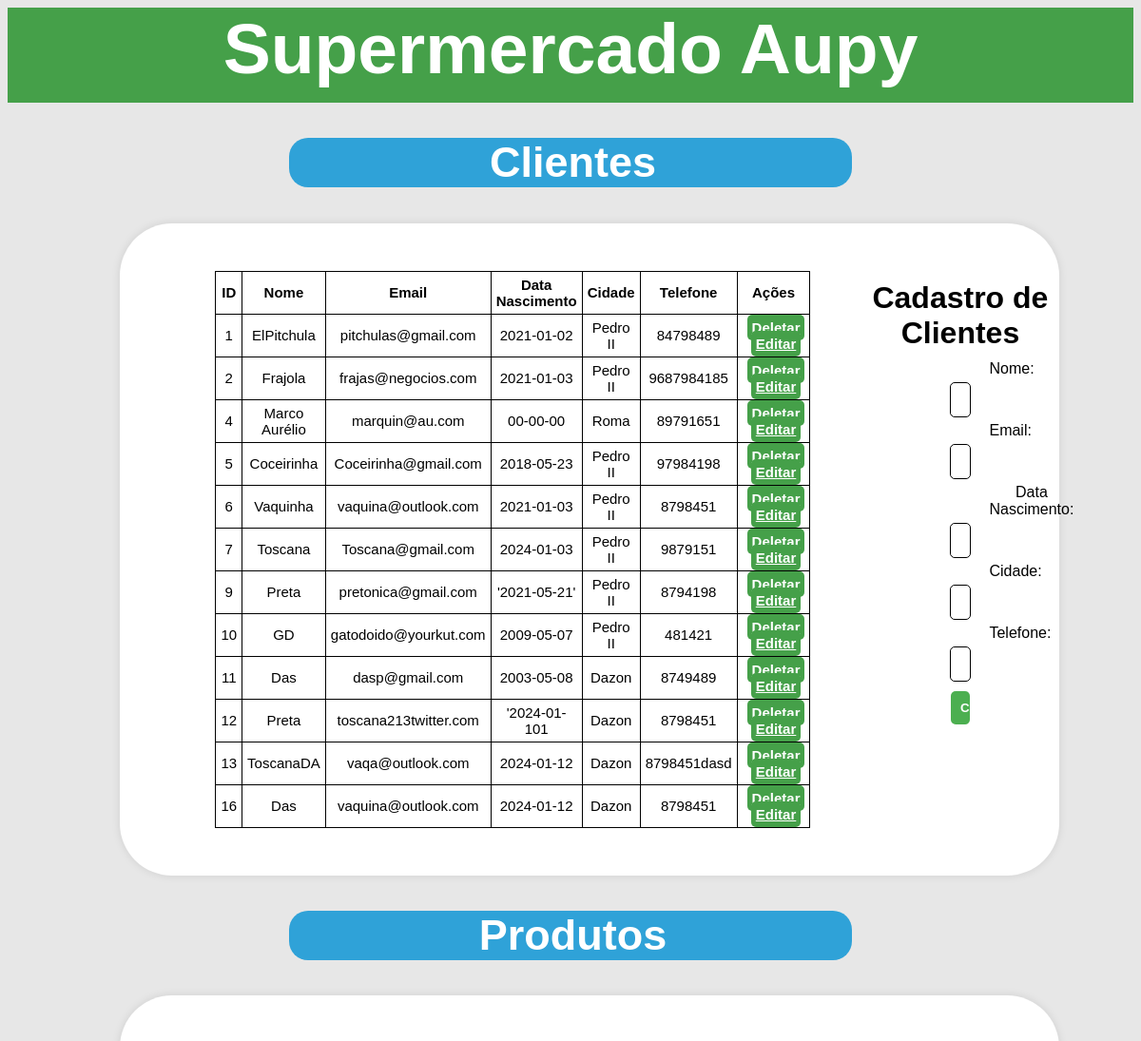
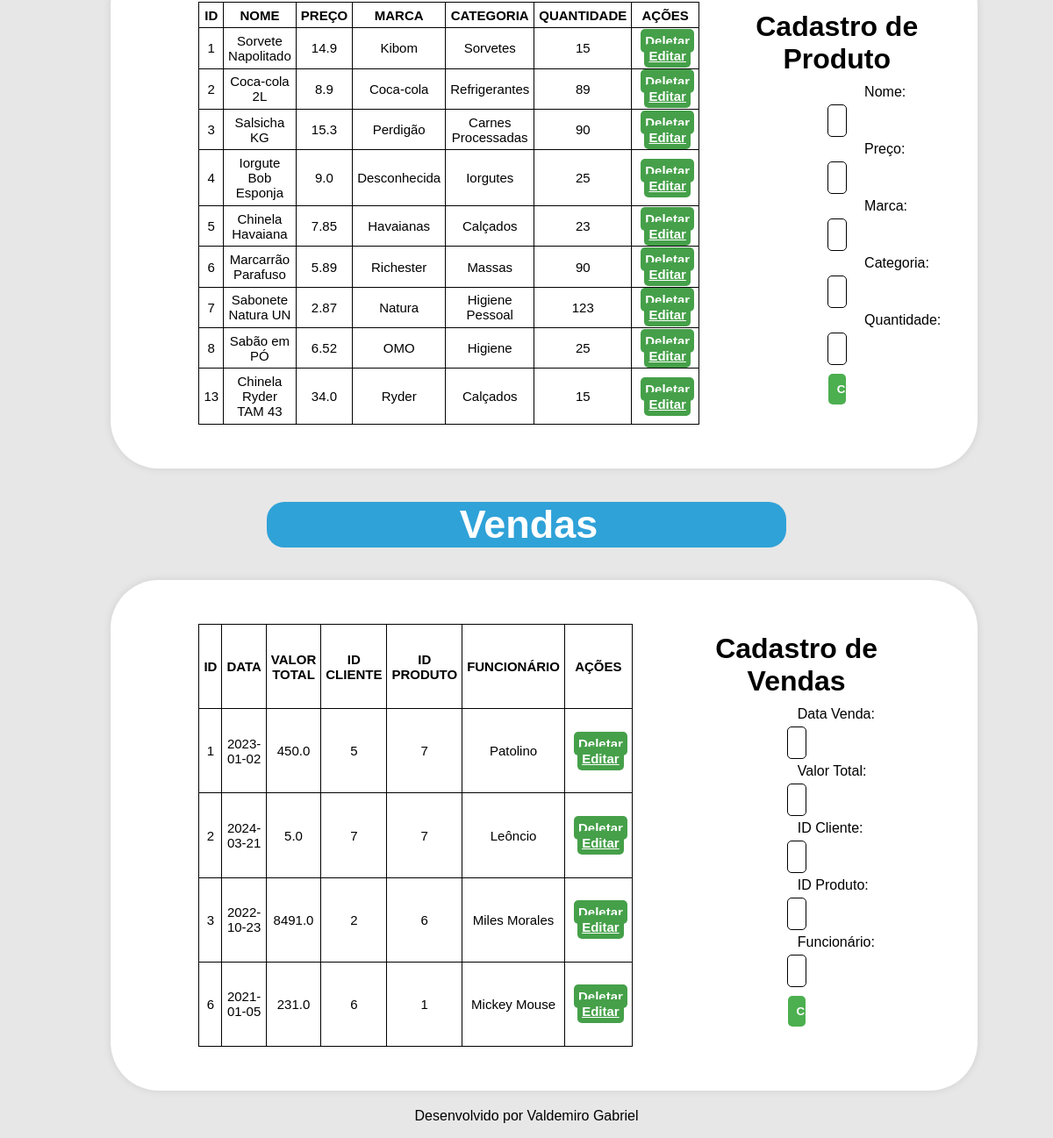
Before: / with the older database file (2 pictures, top to bottom).
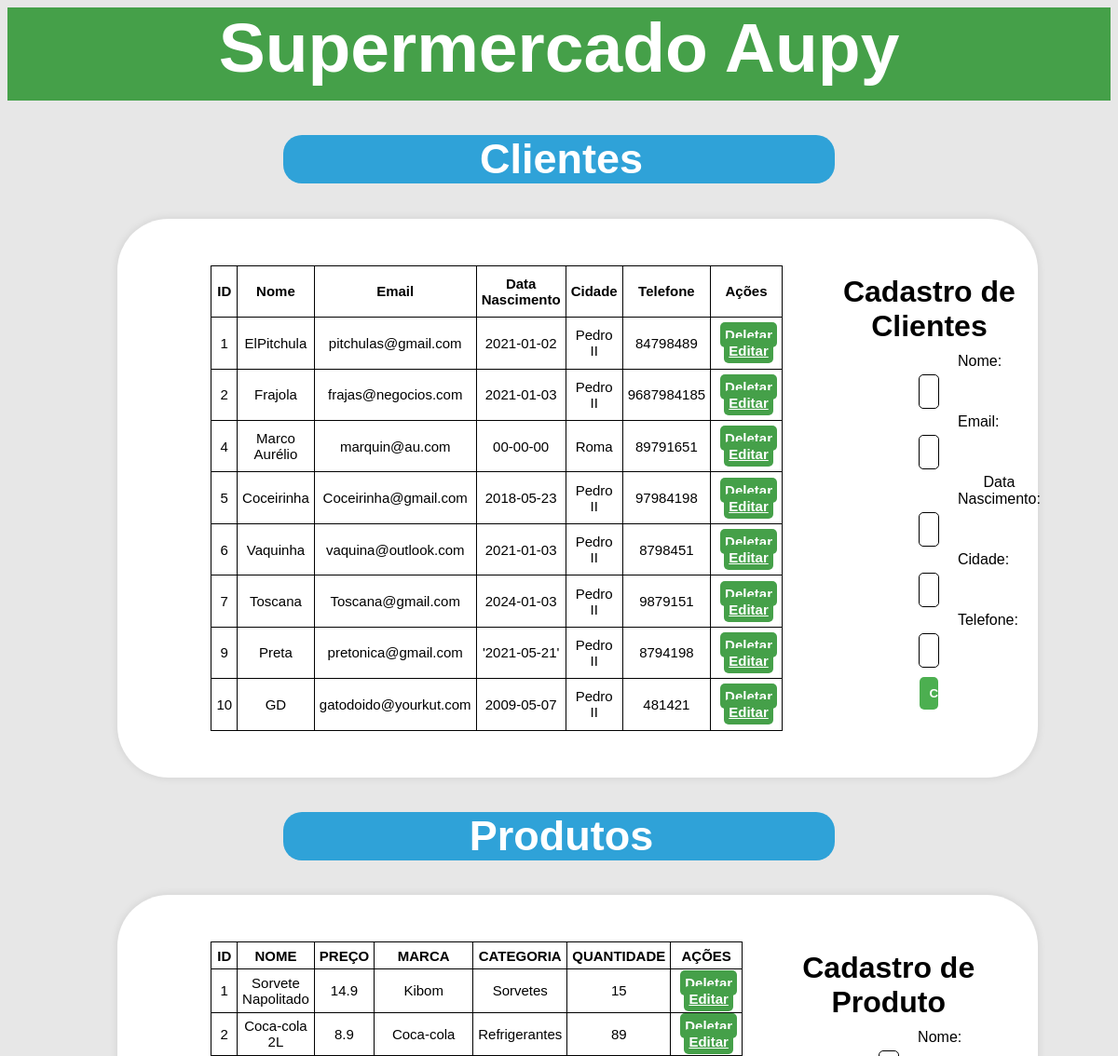
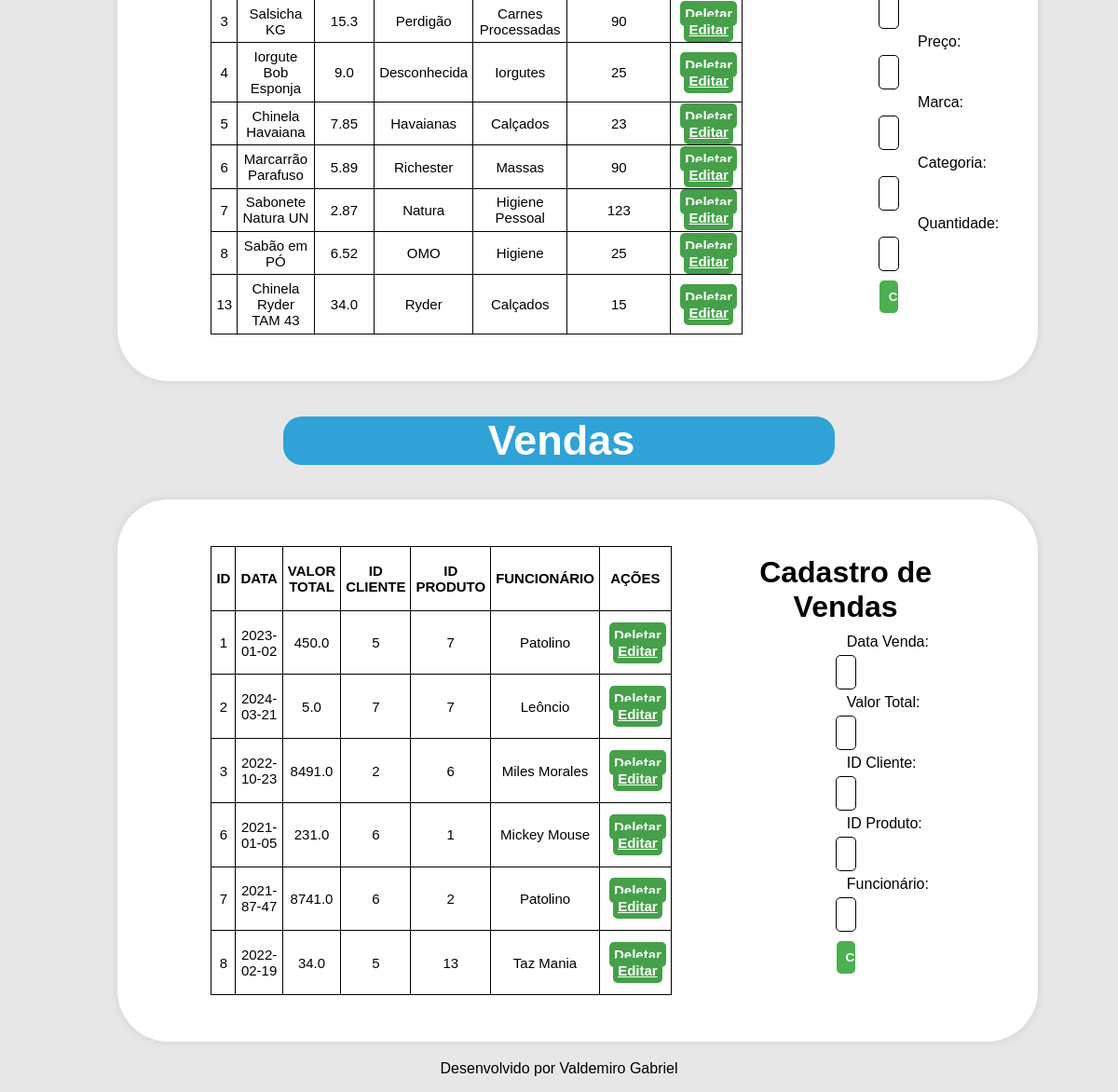
After: the same page with the newer database file (2 pictures, top to bottom).
### tables this page shows
CREATE TABLE cliente (
                        idcliente INTEGER PRIMARY KEY AUTOINCREMENT,
                        nome TEXT NOT NULL,
                        email TEXT,
                        data_nasc DATE,
                        cidade TEXT,
                        telefone TEXT
                );

CREATE TABLE produto(
                        idprod INTEGER PRIMARY KEY AUTOINCREMENT,
                        nome TEXT NOT NULL,
                        preco REAL NOT NULL,
                        marca TEXT NOT NULL,
                        categoria TEXT NOT NULL,
                        qtd INTEGER NOT NULL
                );

CREATE TABLE venda(
                idvenda INTEGER PRIMARY KEY AUTOINCREMENT,
                data_venda DATE NOT NULL,
                valor_total REAL NOT NULL,
                idcliente INTEGER,
                idprod INTEGER,
                nomeFunc TEXT,
                FOREIGN KEY (idcliente) references cliente(idcliente),
                FOREIGN KEY (idprod) references produto(idprod)
    );

### app.py (the view)
@app.route('/')
def home():
  banco = sqlite3 .connect('vendas.db')
  cursor = banco.cursor()
  cursor.execute('SELECT * FROM cliente')
  cliente = cursor.fetchall()
  cursor.execute('SELECT * FROM produto')
  produto = cursor.fetchall()
  cursor.execute('SELECT * FROM venda')
  venda = cursor.fetchall()
  banco.close()
  return render_template('home.html', cliente = cliente, produto = produto, venda = venda)

### templates/home.html (shortened to what this page needs)
<!DOCTYPE html>
<html lang="en">
<head>
    <link rel="stylesheet" type="text/css" href="{{ url_for('static', filename='css/style.css') }}">
</head>
<body>
    <header>
        <h1>Supermercado Aupy</h1>
    </header>
    <div class="container">
        <div class="title"><h2>Clientes</h2></div>
        <div class="table-div">
            <table class="tables">
                    <tr>
                        <th>ID</th>
                        <th>Nome</th>
                        <th>Email</th>
                        <th>Data Nascimento</th>
                        <th>Cidade</th>
                        <th>Telefone</th>
                        <th>Ações</th>
                    </tr>
                    {% for row in cliente %}
                    <tr>
                        <td>{{row[0]}}</td>
                        <td>{{row[1]}}</td>
                        <td>{{row[2]}}</td>
                        <td>{{row[3]}}</td>
                        <td>{{row[4]}}</td>
                        <td>{{row[5]}}</td>
                        <td>
                            <div class="buttons-table">
                                <a href="{{url_for('delCliente', id=row[0])}}" id="del">Deletar</a>
                                <a href="{{url_for('editarCliente', id=row[0])}}"id="edit">Editar</a>
                            </div>
                        </td>
                    </tr>
                    {% endfor %}
            </table>
            <form method="POST" action="{{url_for('cadCliente')}}" class="form">
                <h1>Cadastro de Clientes</h1>
                <label for="Nome" name="nomeCliente">Nome:</label>
                <input type="text" name="nomeCliente" required><br>
                <label for="Email" name="emailCliente">Email:</label>
                <input type="text" name="emailCliente" required><br>
                <label for="Data Nasc" name="dataCliente">Data Nascimento:</label>
                <input type="text" name="dataCliente" required><br>
                <label for="Cidade" name="cidadeCliente">Cidade:</label>
                <input type="text" name="cidadeCliente" required><br>
                <label for="Nome" name="telCliente">Telefone:</label>
                <input type="tel" name="telCliente" required><br>
                <input type="submit" value="CADASTRAR">
            </form>
        </div>
        <div class="title"><h2>Produtos</h2></div>
        <div class="table-div">
            <table class="tables">
                <tr>
                    <th>ID</th>
                    <th>NOME</th>
                    <th>PREÇO</th>
                    <th>MARCA</th>
                    <th>CATEGORIA</th>
                    <th>QUANTIDADE</th>
                    <th>AÇÕES</th>
                </tr>
                {% for row in produto %}
                <tr>
                    <td>{{row[0]}}</td>
                    <td>{{row[1]}}</td>
                    <td>{{row[2]}}</td>
                    <td>{{row[3]}}</td>
                    <td>{{row[4]}}</td>
                    <td>{{row[5]}}</td>
                    <td>
                        <div class="buttons-table">
                            <a href="{{url_for('delProduto', id=row[0])}}" id="del">Deletar</a>
                            <a href="{{url_for('editarProduto', id=row[0])}}" id="edit">Editar</a>
                        </div>
                    </td>
                </tr>
                {% endfor %}
            </table>
            <form method="post" action="{{url_for('cadProduto')}}" class="form">
                <h1>Cadastro de Produto</h1>
                <label for="Nome" name="nomeProduto">Nome:</label>
                <input type="text" name="nomeProduto" required>
                <label for="Preço" name="preco">Preço:</label>
                <input type="text" name="preco" required>
                <label for="Marca" name="marca">Marca:</label>
                <input type="text" name="marca" required>
                <label for="Categoria" name="categoria">Categoria:</label>
                <input type="text" name="categoria" required>
                <label for="Quantidade" name="quantidade">Quantidade:</label>
                <input type="tel" name="quantidade" required><br>
                <input type="submit" value="CADASTRAR">
            </form>
        </div>
        <div class="title"><h2>Vendas</h2></div>
        <div class="table-div">
            <table class="tables">
                <tr>
                    <th>ID</th>
                    <TH>DATA</TH>
                    <TH>VALOR TOTAL</TH>
                    <TH>ID CLIENTE</TH>
                    <TH>ID PRODUTO</TH>
                    <TH>FUNCIONÁRIO</TH>
                    <TH>AÇÕES</TH>
                </tr>
                {% for row in venda %}
                <tr>
                    <td>{{row[0]}}</td>
                    <td>{{row[1]}}</td>
                    <td>{{row[2]}}</td>
                    <td>{{row[3]}}</td>
                    <td>{{row[4]}}</td>
                    <td>{{row[5]}}</td>
                    <td>
                        <div class="buttons-table">
                            <a href="{{url_for('delVenda', id=row[0])}}" id="del">Deletar</a>
                            <a href="{{url_for('editarVenda', id=row[0])}}" id="edit">Editar</a>
                        </div>
                    </td>
                </tr>
                {% endfor %}
            </table>
            <form method="post" action="{{url_for('cadVenda')}}" class="form">
                <h1>Cadastro de Vendas</h1>
                <label for="Data" name="dataVenda">Data Venda:</label>
                <input type="text" name="dataVenda" required>
                <label for="valor" name="valor">Valor Total:</label>
                <input type="number" name="valor" required>
                <label for="idCliente" name="idCliente">ID Cliente:</label>
                <input type="number" name="idCliente" required>
                <label for="idProduto" name="idProd">ID Produto:</label>
                <input type="number" name="idProd" required>
                <label for="Funcionario" name="nomeFunc">Funcionário:</label>
                <input type="text" name="nomeFunc" required><br>
                <input type="submit" value="CADASTRAR">
            </form>
        </div>
    </div>
    <footer>
        <p>Desenvolvido por Valdemiro Gabriel</p>
    </footer>
</body>
</html>

### static/css/style.css (style rules this page uses)
body { font-family: Verdana, Geneva, Tahoma, sans-serif; background-color: rgb(231, 231, 231); align-items: center; }
header { color: white; background-color: #45a049; height: 100px; text-align: center; align-items: center; max-width: 1200px; margin: 0 auto; padding: 0 20px; }
header h1 { margin-top: 5px; color: white; font-size: 75px; }
footer { margin-top: 20px; text-align: center; align-items: center; }
.title { display: inline-block; width: 50%; text-align: center; margin-left: 25%; margin-bottom: 0px; }
h2 { background-color: #2fa2d8; text-align: center; font-size: 45px; color: white; border-radius: 20px; padding-left: 5px; }
.buttons-table #del, #edit { margin-left: 5px; padding: 5px; color: white; background-color: #45a049; border-radius: 5px; font-weight: bold; }
th ,td { border: 1px solid; font-size: 15px; padding: 5px; }
.table-div { display: flex; flex-direction: row; box-shadow: 0px 0px 10px rgba(0, 0, 0, 0.1); background-color: #ffffff; border-radius: 55px; padding: 50px; width: 75%; margin-left: 10%; }
.form { align-items: center; text-align: center; width: 650px; margin-top: 2px; padding: 10px; border-radius: 10px; margin-bottom: 15px; }
.form h1 { margin-top: 0px; margin-bottom: 10px; }
.form label { padding-left: 150px; display: flex; margin-bottom: 5px; }
.form input[type="text"], .form input[type="tel"] { width: calc(100% - 300px); padding: 10px; margin-bottom: 5px; box-sizing: border-box; border: 1px solid; border-radius: 5px; }
.form input[type="number"] { width: calc(100% - 300px); padding: 10px; margin-bottom: 5px; box-sizing: border-box; border: 1px solid; border-radius: 5px; }
.form input[type="submit"] { font-weight: bold; margin-top: 5px; width: calc(100% - 300px); padding: 10px; background-color: #4CAF50; color: white; border: none; border-radius: 5px; cursor: pointer; }
.form { margin-left: 30px; margin-bottom: 15px; padding: 8px; border-radius: 4px; }
.tables { text-align: center; border-collapse: collapse ; border-color: black; width: 70%; margin-left: 50px; }

Changed rows visible on the page:
removed cliente: idcliente "11", nome "Das", email "dasp@gmail.com", data_nasc "2003-05-08", cidade "Dazon", telefone "8749489"
removed cliente: idcliente "12", nome "Preta", email "toscana213twitter.com", data_nasc "'2024-01-101", cidade "Dazon", telefone "8798451"
removed cliente: idcliente "13", nome "ToscanaDA", email "vaqa@outlook.com", data_nasc "2024-01-12", cidade "Dazon", telefone "8798451dasd"
removed cliente: idcliente "16", nome "Das", email "vaquina@outlook.com", data_nasc "2024-01-12", cidade "Dazon", telefone "8798451"
added venda: idvenda "7", data_venda "2021-87-47", valor_total "8741.0", idcliente "6", idprod "2", nomeFunc "Patolino"
added venda: idvenda "8", data_venda "2022-02-19", valor_total "34.0", idcliente "5", idprod "13", nomeFunc "Taz Mania"
